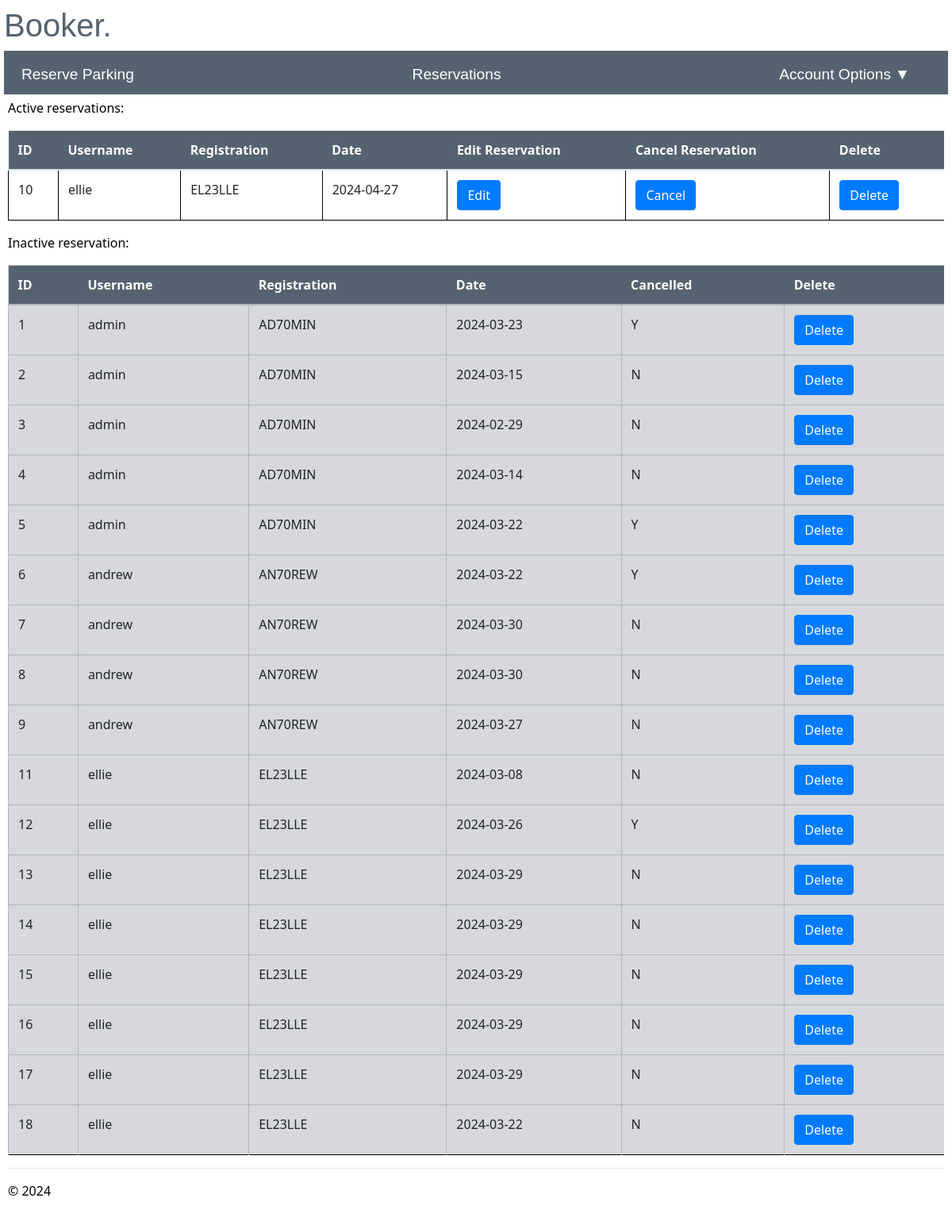
/reservations (signed in), run on the app's committed database.
### app/models/models.py (models this page shows)
class reserve(db.Model):
    __tablename__ = 'reserve'
    id = db.Column(db.Integer, primary_key=True, nullable=False)
    username = db.Column(db.String(20), db.ForeignKey('user.username'), nullable=False)
    registration = db.Column(db.String(9), nullable=False)
    date = db.Column(db.Date,nullable=False)
    cancelled = db.Column(db.String(1), nullable=False, default='N')

### app/main/routes.py (the view, shortened to what this page needs)
@bp.route("/reservations")
@login_required
@check_authorisation
def reservations():
    try:
        if current_user.role =='admin':
            active_reservations = reserve.query.filter(reserve.cancelled == 'N', reserve.date >= func.current_date()).all()
            inactive_reservations = reserve.query.filter(or_(reserve.cancelled == 'Y', reserve.date < func.current_date())).all()
        current_app.logger.info('Username: %s accessed reservations', current_user.username)
        return render_template("reservations.html", active_reservations=active_reservations, inactive_reservations=inactive_reservations)
    except Exception as e:
        flash("An error occurred retrieving reservations. Please try again.")
        current_app.logger.exception('Error during retrieving reservations: %s', str(e))
        return redirect(url_for('main.reserve_parking'))

### app/__init__.py (called while the page is built)
def create_app():
    app = Flask(__name__)
    env_config = os.getenv("PROD_APP_SETTINGS", "config.Config")
    app.config.from_object(env_config)
    db.init_app(app)
    login_manager.init_app(app)
    app.logger.setLevel(logging.INFO)
    handler = RotatingFileHandler('app.log', maxBytes=10240, backupCount=10)
    handler.setLevel(logging.INFO)
    formatter = logging.Formatter('%(asctime)s - %(levelname)s - %(message)s', datefmt='%Y-%m-%d %H:%M:%S')
    handler.setFormatter(formatter)
    app.logger.addHandler(handler)
    from app.main import bp as main_bp
    app.register_blueprint(main_bp)
    from app.user import bp as user_bp
    app.register_blueprint(user_bp)
    from app.admin import bp as admin_bp
    app.register_blueprint(admin_bp)
    @login_manager.user_loader
    def load_user(user_id):
        return User.query.get(int(user_id))
    return app

### app/main/routes.py (called while the page is built)
def check_authorisation(func):
    @wraps(func)
    def decorated_function(*args, **kwargs):
        if current_user.authorised == 'Y':
            return func(*args, **kwargs)
        else:
            current_app.logger.warning('Username: %s attempted to access %s when they are not authorised', current_user.username, func.__name__)
            flash("You are not authorised to access this page")
            return redirect(url_for("user.login"))
    return decorated_function

### app/user/routes.py (called while the page is built)
@bp.before_app_request
def make_session_permanent():
    session.permanent = True
    current_app.permanent_session_lifetime = timedelta(seconds=60)

### app/main/templates/reservations.html (shortened to what this page needs)
{% extends "layout.html" %}
{% block content %}
<p>Active reservations:</p>
<table class="table table-hover">
  <thead class="active tables">
    <th>ID</th>
    <th>Username</th>
    <th>Registration</th>
    <th>Date</th>
    <th>Edit Reservation</th>
    <th>Cancel Reservation</th>
    {% if current_user.role == 'admin' %}
    <th>Delete</th>
    {% endif %}
  </thead>
  <tbody>
    {% for reservation in active_reservations %}
    <tr>
      <td>{{reservation.id}}</td>
      <td>{{reservation.username}}</td>
      <td>{{reservation.registration}}</td>
      <td>{{reservation.date}}</td>
      <td><a href='{{url_for("main.edit_reservations", id=reservation.id)}}' class='btn btn-primary'>Edit</a></td>
      <td>
        <form method="POST" action="/cancel_reservation/">
          <input type="submit" class='btn btn-primary' value='Cancel'>
        </form>
      </td>
      {% if current_user.role == 'admin' %}
      <td>
        <form method="POST" action="/delete_reservation/">
          <input type="submit" class='btn btn-primary' value="Delete" onclick='return confirm("Are you sure you want to delete this ticket?")'>
        </form>
      </td>
      {% endif %}
    </tr>
    {% endfor %}
  </tbody>
</table>
<p> Inactive reservation:</p>
<table class="table table-secondary">
  <thead class="inactive tables">
    <th>ID</th>
    <th>Username</th>
    <th>Registration</th>
    <th>Date</th>
    <th>Cancelled</th>
    {% if current_user.role == 'admin' %}
    <th>Delete</th>
    {% endif %}
  </thead>
  <tbody>
    {% for reservation in inactive_reservations %}
    <tr>
      <td>{{reservation.id}}</td>
      <td>{{reservation.username}}</td>
      <td>{{reservation.registration}}</td>
      <td>{{reservation.date}}</td>
      <td>{{reservation.cancelled}}</td>
      {% if current_user.role == 'admin' %}
      <td>
        <form method="POST" action="/delete_reservation/">
          <input type="submit" class='btn btn-primary' value="Delete" onclick='return confirm("Are you sure you want to delete this ticket?")'>
        </form>
      </td>
      {% endif %}
    </tr>
    {% endfor %}
  </tbody>
</table>
{% endblock %}

### app/static/site.css (style rules this page uses)
tr { border-bottom: 1px solid black; }
td { padding: 1em; border-left: 1px solid black; }
.tables { background-color: rgb(85, 99, 112); color: white; }

### app/main/templates/layout.html (style rules this page uses)
body { padding: 8px 5px 8px 5px; }

### data on the page
reserve: id "10", username "ellie", registration "EL23LLE", date "2024-04-27"
reserve: id "1", username "admin", registration "AD70MIN", date "2024-03-23", cancelled "Y"
reserve: id "2", username "admin", registration "AD70MIN", date "2024-03-15", cancelled "N"
reserve: id "3", username "admin", registration "AD70MIN", date "2024-02-29", cancelled "N"
reserve: id "4", username "admin", registration "AD70MIN", date "2024-03-14", cancelled "N"
reserve: id "5", username "admin", registration "AD70MIN", date "2024-03-22", cancelled "Y"
reserve: id "6", username "andrew", registration "AN70REW", date "2024-03-22", cancelled "Y"
reserve: id "7", username "andrew", registration "AN70REW", date "2024-03-30", cancelled "N"
reserve: id "8", username "andrew", registration "AN70REW", date "2024-03-30", cancelled "N"
reserve: id "9", username "andrew", registration "AN70REW", date "2024-03-27", cancelled "N"
reserve: id "11", username "ellie", registration "EL23LLE", date "2024-03-08", cancelled "N"
reserve: id "12", username "ellie", registration "EL23LLE", date "2024-03-26", cancelled "Y"
reserve: id "13", username "ellie", registration "EL23LLE", date "2024-03-29", cancelled "N"
reserve: id "14", username "ellie", registration "EL23LLE", date "2024-03-29", cancelled "N"
reserve: id "15", username "ellie", registration "EL23LLE", date "2024-03-29", cancelled "N"
reserve: id "16", username "ellie", registration "EL23LLE", date "2024-03-29", cancelled "N"
reserve: id "17", username "ellie", registration "EL23LLE", date "2024-03-29", cancelled "N"
reserve: id "18", username "ellie", registration "EL23LLE", date "2024-03-22", cancelled "N"
